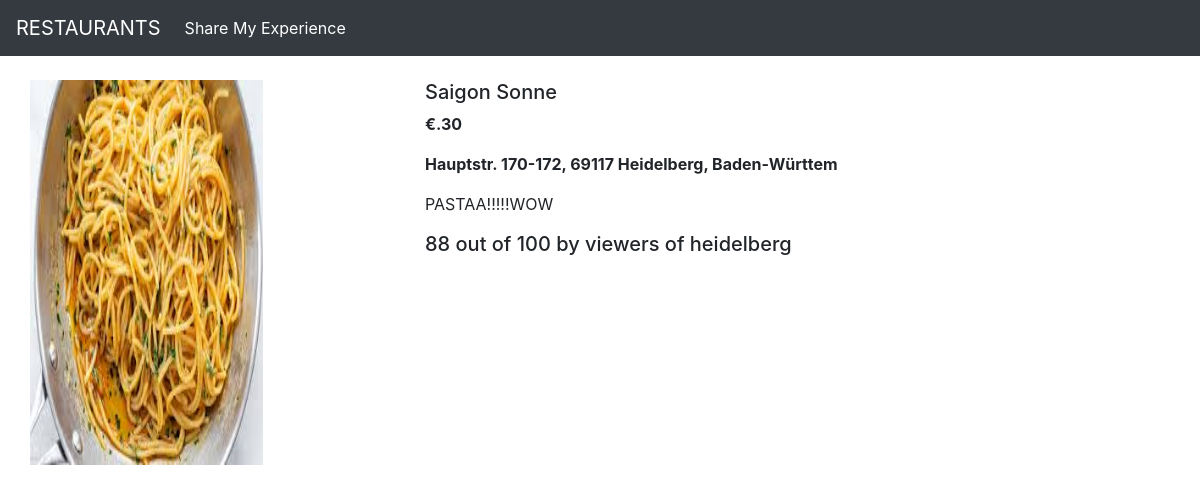
Page /shop/products/23 on the committed database.
### shop/models.py (models this page shows, shortened)
class Products(models.Model):
        product_id = models.AutoField
        rest_name = models.CharField(max_length=50)
        category=models.CharField(max_length=50, default="")
        address = models.CharField(max_length=50, default="")
        price = models.IntegerField(default=0)
        desc = models.CharField(max_length=300)
        pub_date = models.DateField()
        image = models.ImageField(upload_to='shop/images', default="")
        Rating=models.IntegerField(default=0,max_length=1)

### shop/views.py (the view)
# urls.py: path('products/<int:id>',views.prodView, name="prodView"),
def prodView(request,id):
    products = Products.objects.filter(id=id)
    return render(request, 'shop/prodView.html', {'products': products[0]})

### shop/templates/shop/prodView.html (shortened to what this page needs)
 {%extends 'shop/basic.html' %}
{%block body%}
 <div class="container my-4">
    <div class="row">
    <div class="col-lg-4">
    <div class="row">
        <img src="/media/{{products.image}}" width="233px" height="385px">
    </div>
    </div>
    <div class="col-md-8">
        <h5>{{products.rest_name}}</h5>
        <p><b> €.{{products.price}} </b></p>
        <p><b> {{products.address}} </b></p>
        <p>{{products.desc}}</p>
        <h5>{{products.Rating}} out of 100 by viewers of heidelberg</h5>
    </div>
    </div>
</div>
{%endblock%}

### rows in the picture
Products: image (picture), rest_name "Saigon Sonne", price "30", address "Hauptstr. 170-172, 69117 Heidelberg, Baden-Württem", desc "PASTAA!!!!!WOW", Rating "88"
